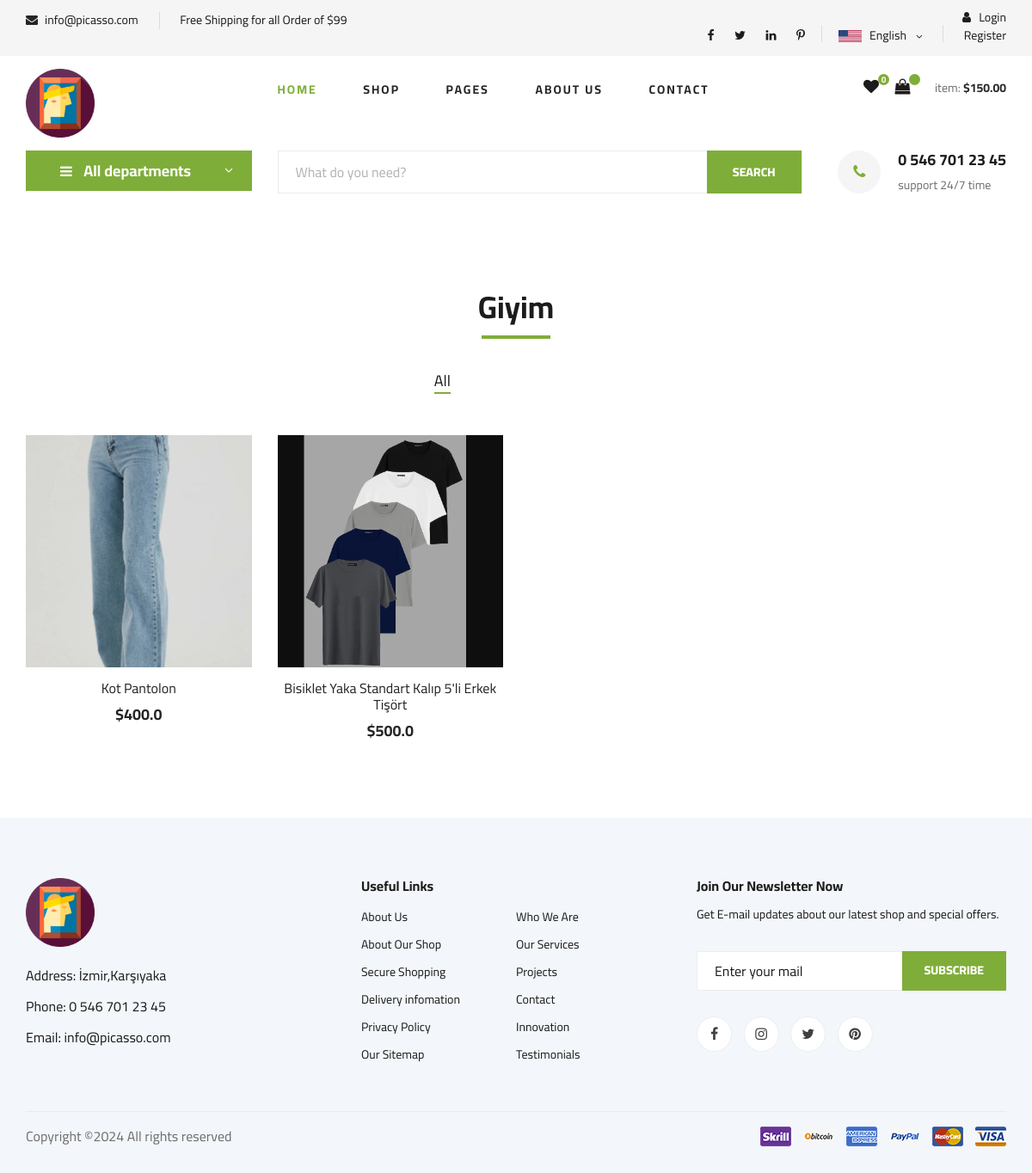
The app's page /category/1/giyim/ with its own data.
### home/models.py (models this page shows, shortened)
class Settings(models.Model):
    STATUS = (('True', 'True'), ('False', 'False'))
    title = models.CharField(max_length=150)
    keywords = models.CharField(max_length=255)
    description = models.CharField(max_length=255)
    company = models.CharField(max_length=50)
    address = models.CharField(blank=True, max_length=100)
    phone = models.CharField(blank=True, max_length=15)
    fax = models.CharField(blank=True, max_length=15)
    email = models.CharField(blank=True, max_length=50)
    smtpserver = models.CharField(blank=True, max_length=50)
    smtpemail = models.CharField(blank=True, max_length=50)
    smtppassword = models.CharField(blank=True, max_length=10)
    smtpport = models.CharField(blank=True, max_length=5)
    icon = models.ImageField(blank=True, upload_to='images/')
    facebook = models.CharField(blank=True, max_length=50)
    instagram = models.CharField(blank=True, max_length=50)
    twitter = models.CharField(blank=True, max_length=50)
    youtube = models.CharField(blank=True, max_length=50)
    aboutus = RichTextUploadingField()
    contact = RichTextUploadingField()
    references = RichTextUploadingField()
    status = models.CharField(max_length=10, choices=STATUS)
    create_at = models.DateTimeField(auto_now_add=True)
    update_at = models.DateTimeField(auto_now=True)

### product/models.py (models this page shows, shortened)
class Category(MPTTModel):
    STATUS = (('True', 'Evet'),('False', 'Hayir')) #Kategori aktif/pasif durumu
    title = models.CharField(max_length=25)
    keywords = models.CharField(blank=True, max_length=300)
    description = models.CharField(blank=True, max_length=300)
    image = models.ImageField(blank=True, upload_to='images/')
    status = models.CharField(max_length=10, choices=STATUS)
    slug = models.SlugField(null=False, unique=True)
    parent = TreeForeignKey('self', blank=True, null=True, related_name='children', on_delete=models.CASCADE)
    create_at=models.DateTimeField(auto_now_add=True)
    update_at = models.DateTimeField(auto_now=True)
    discount_tag = models.CharField(max_length=30, blank =True, null = True)
    filter_options = models.JSONField(blank=True, null=True)
    class MPTTMeta:
     order_insertion_by = ['title']

class Product(models.Model):
    STATUS=( ('True','Evet'),('False','Hayir'))
    product_category = models.ForeignKey(
        Category,
        on_delete=models.CASCADE,
        related_name='products'  # İlişkili ürünleri çağırmak için kullanılır
    )#her ürün bir kategoriye ait olacak.
    user =models.ForeignKey(User,on_delete = models.CASCADE)
    title=models.CharField(max_length=75)
    keywords=models.CharField(blank=True,max_length=300)
    description=models.CharField(blank=True,max_length=300)
    image=models.ImageField(blank=True,upload_to='images/')
    price=models.FloatField()
    amount=models.IntegerField(default=0)
    detail=RichTextUploadingField()
    status=models.CharField(max_length=10,choices=STATUS,default='False')
    create_at=models.DateTimeField(auto_now_add=True)
    update_at=models.DateTimeField(auto_now=True)
    slug=models.SlugField(null=False,unique=True)
    viewcount=models.IntegerField(default=0)
    def thumbnail(self):
        if self.image:
            return mark_safe('<img src="{}" width="50"/>'.format(self.image.url))
        return "No Image"
    thumbnail.short_description = 'Image' #bu sütunun başlığı olarak "Image" metni gösterilir.
    def image_preview(self):
        if self.image:
            return format_html('<img src="{}" style="width: 300px; height: auto;" />', self.image.url)
        return '-'
    image_preview.short_description = 'Current Image'

### product/views.py (the view)
# urls.py: path('category/<int:id>/<slug:slug>/', productviews.categoryProducts, name='categoryProducts' ),
def categoryProducts(request,id,slug):
    category=Category.objects.get(pk=id)
    products_in_category = Product.objects.filter(product_category = id)
    context = {
        'productsInCategory': products_in_category,  # Bu kategorideki ürünler listesi
        'category': category   # Kategorinin kendisi
    }
    return render(request, 'kategori_urunler.html', context)

### home/context_processors.py (called while the page is built)
def global_settings(request):
    settings = Settings.objects.get(pk=1)
    return {
        'settings': settings
    }

### myProject/context_processors.py (called while the page is built)
def favori_check(request):
    if request.user.is_authenticated:
        request.session['favori_items'] = (AddFavourite.objects.filter(user_id = request.user.id).count())
        request.session['cart_items'] = ShopCart.objects.filter(user_id=request.user.id).count()
        return {'favori_itemss': request.session['favori_items'],'cart_items':request.session['cart_items']}
    else:
        request.session['favori_items'] = 0
        return {'favori_itemss': request.session['favori_items']}

### product/context_processors.py (called while the page is built)
def categories(request):
    categories = Category.objects.all()
    if categories :
       return {'categories': categories}
    else:
        return dict()

### templates/kategori_urunler.html (shortened to what this page needs)
{% extends 'home.html' %}
{% block body %}
<section class="featured spad">
    <div class="container">
        <div class="row">
            <div class="col-lg-12">
                <div class="section-title">
                    <h2> {{category.title}}</h2>
                </div>
                <div class="featured__controls">
                    <ul>
                        <li class="active" data-filter="*">All</li>
                    </ul>
                </div>
            </div>
        </div>
        <div class="row featured__filter">
            {% for product in productsInCategory %}
                <div class="col-lg-3 col-md-4 col-sm-6 mix {{ product.category.slug }}">
                    <div class="featured__item">
                        <div class="featured__item__pic set-bg" data-setbg="{{ product.image.url }}">
                        </div>
                        <div class="featured__item__text">
                            <h6><a href="{% url 'productDetail' product.id product.slug %}">{{ product.title }}</a></h6>
                            <h5>${{ product.price }}</h5>
                        </div>
                    </div>
                </div>
            {% endfor %}
        </div>
</section>
 {% endblock%}

### templates/header.html (shortened to what this page needs)
{% load static %}
<header class="header">
    <div class="header__top">
        <div class="container">
            <div class="row">
                <div class="col-lg-6 col-md-6">
                    <div class="header__top__left">
                        <ul>
                            <li><i class="fa fa-envelope"></i>  {{settings.email}}</li>
                            <li>Free Shipping for all Order of $99</li>
                        </ul>
                    </div>
                </div>
                <div class="col-lg-6 col-md-6">
                    <div class="header__top__right">
                        <div class="header__top__right__social">
                            <a href="#"><i class="fa fa-facebook"></i></a>
                            <a href="#"><i class="fa fa-twitter"></i></a>
                            <a href="#"><i class="fa fa-linkedin"></i></a>
                            <a href="#"><i class="fa fa-pinterest-p"></i></a>
                        </div>
                        <div class="header__top__right__language">
                            <img src="{% static  'img/language.png'%}" alt="">
                            <div>English</div>
                            <span class="arrow_carrot-down"></span>
                        </div>
                        <div class="header__top__right__auth">
                            {% if user.id is not None %}
                            <a href="{% url 'user_profile'%}"><i class="fa fa-user"></i> {{user.username}}</a>
                            <a href="{% url 'user_logout'%}"></i> Logout</a>
                           {% else %}
                           <a href="{% url 'user_login'%}"><i class="fa fa-user"></i> Login</a>
                           <a href="{% url 'user_register'%}"></i> Register</a>
                 </div>
                 {% endif %}
             </div>
                        </div>
                    </div>
                </div>
            </div>
    <div class="container">
        <div class="row">
            <div class="col-lg-3">
                <div class="header__logo">
                    <a href="./index.html"><img src="{% static  'img/picasso_icon.ico'%}" width="80" alt=""></a>
                </div>
            </div>
            <div class="col-lg-6">
                <nav class="header__menu">
                    <ul>
                        <li class="active"><a href="{% url 'index'%}">Home</a></li>
                        <li><a href="{% url 'search' %}">Shop</a></li>
                        <li><a href="#">Pages</a>
                        </li>
                        <li><a href="{%url 'aboutus' %}">About Us</a></li>
                        <li><a href="{%url 'iletisim' %}">Contact</a></li>
                    </ul>
                </nav>
            </div>
            <div class="col-lg-3">
                <div class="header__cart">
                    <ul>
                        <li><a href="/order/favorites"><i class="fa fa-heart"></i> <span>{{request.session.favori_items}}</span>
                        </a>
                    </li>
                        <li><a href="/order/shopcart"><i class="fa fa-shopping-bag"></i> <span>{{request.session.cart_items}}</span>
                        </a>
                    </li>
                    </ul>
                    <div class="header__cart__price">item: <span>$150.00</span></div>
                </div>
            </div>
        </div>
    </div>
</header>

### templates/hero_normal.html (shortened to what this page needs)
  {% load static %}
   <section class="hero hero-normal">
    <div class="container">
        <div class="row">
            <div class="col-lg-3">
                <div class="hero__categories">
                    <div class="hero__categories__all">
                        <i class="fa fa-bars"></i>
                        <span>All departments</span>
                    </div>
                </div>
            </div>
            <div class="col-lg-9">
                <div class="hero__search">
                    <div class="hero__search__form">
                        <form action="/search/" method = "post">
                            <input type="text" name = "query" placeholder="What do you need?">
                            <button type="submit" class="site-btn">SEARCH</button>
                        </form>
                    </div>
                    <div class="hero__search__phone">
                        <div class="hero__search__phone__icon">
                            <i class="fa fa-phone"></i>
                        </div>
                        <div class="hero__search__phone__text">
                            <h5>{{settings.phone}}</h5>
                            <span>support 24/7 time</span>
                        </div>
                    </div>
                </div>
            </div>
        </div>
    </div>
</section>

### templates/footer.html
{% load static %}
 <footer class="footer spad">
    <div class="container">
        <div class="row">
            <div class="col-lg-3 col-md-6 col-sm-6">
                <div class="footer__about">
                    <div class="footer__about__logo">
                        <a href="{% url 'index'%}"><img src="{% static 'img/picasso_icon.ico' %}" width="80" alt=""></a>
                    </div>
                    <ul>
                        <li>Address: {{ settings.address}}</li>
                        <li>Phone: {{ settings.phone}}</li>
                        <li>Email: {{ settings.email}}</li>
                    </ul>
                </div>
            </div>
            <div class="col-lg-4 col-md-6 col-sm-6 offset-lg-1">
                <div class="footer__widget">
                    <h6>Useful Links</h6>
                    <ul>
                        <li><a href="{% url 'aboutus'%}">About Us</a></li>
                        <li><a href="#">About Our Shop</a></li>
                        <li><a href="#">Secure Shopping</a></li>
                        <li><a href="#">Delivery infomation</a></li>
                        <li><a href="#">Privacy Policy</a></li>
                        <li><a href="#">Our Sitemap</a></li>
                    </ul>
                    <ul>
                        <li><a href="{% url 'iletisim'%}">Who We Are</a></li>
                        <li><a href="#">Our Services</a></li>
                        <li><a href="#">Projects</a></li>
                        <li><a href="#">Contact</a></li>
                        <li><a href="#">Innovation</a></li>
                        <li><a href="#">Testimonials</a></li>
                    </ul>
                </div>
            </div>
            <div class="col-lg-4 col-md-12">
                <div class="footer__widget">
                    <h6>Join Our Newsletter Now</h6>
                    <p>Get E-mail updates about our latest shop and special offers.</p>
                    <form action="#">
                        <input type="text" placeholder="Enter your mail">
                        <button type="submit" class="site-btn">Subscribe</button>
                    </form>
                    <div class="footer__widget__social">
                        <a href="#"><i class="fa fa-facebook"></i></a>
                        <a href="#"><i class="fa fa-instagram"></i></a>
                        <a href="#"><i class="fa fa-twitter"></i></a>
                        <a href="#"><i class="fa fa-pinterest"></i></a>
                    </div>
                </div>
            </div>
        </div>
        <div class="row">
            <div class="col-lg-12">
                <div class="footer__copyright">
                    <div class="footer__copyright__text"><p>
Copyright &copy;<script>document.write(new Date().getFullYear());</script> All rights reserved
</p></div>
                    <div class="footer__copyright__payment"><img src="{% static  'img/payment-item.png'%}" alt=""></div>
                </div>
            </div>
        </div>
    </div>
</footer>

### records on screen
Settings: email "info@picasso.com", phone "0 546 701 23 45", address "İzmir,Karşıyaka"
Category: title "Giyim"
Product: shows a picture, title "Kot Pantolon", price "400.0"
Product: shows a picture, title "Bisiklet Yaka Standart Kalıp 5'li Erkek Tişört", price "500.0"

### other values on screen
{{ request.session.favori_items }} "0"
